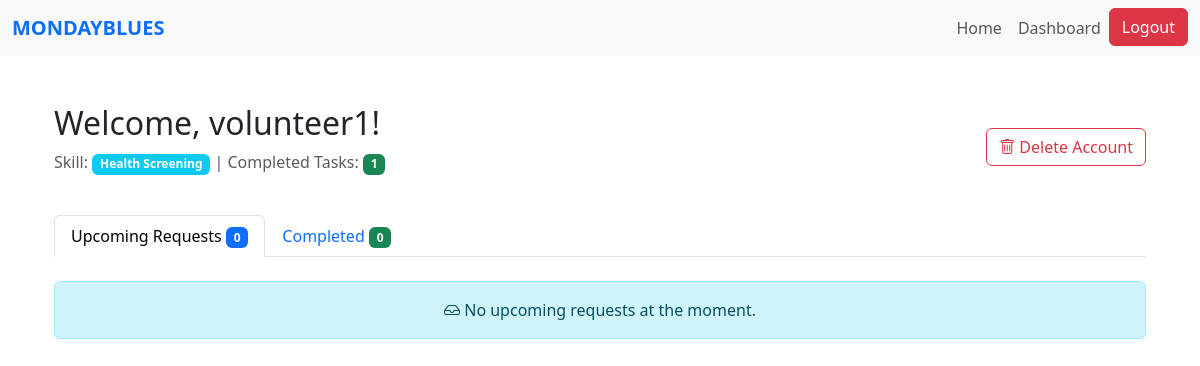
The page /volunteer/dashboard (signed in) on the database as committed earlier.
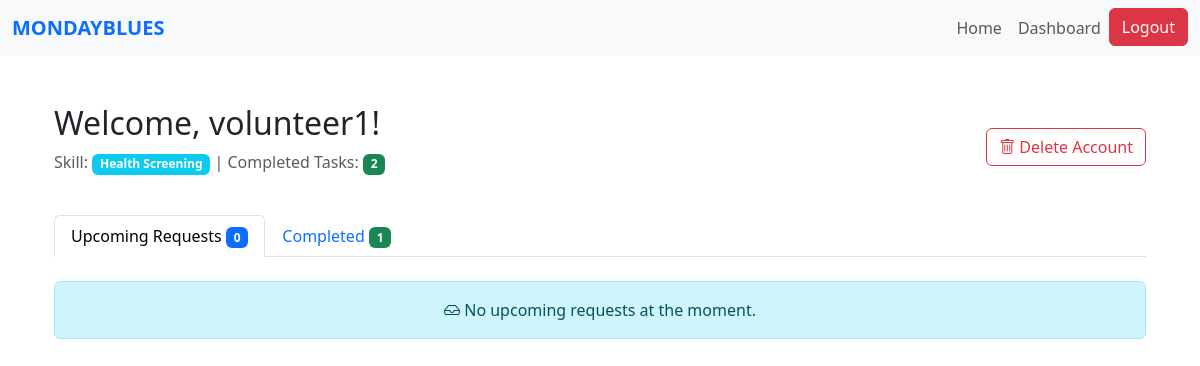
The same page on the database as committed later.
### website/models.py (models this page shows)
class Volunteer(db.Model):
    id = db.Column(db.Integer, primary_key=True)
    user_id = db.Column(db.Integer, db.ForeignKey('user.id'), unique=True, nullable=False)
    user = db.relationship('User', backref=db.backref('volunteer_profile', uselist=False))
    category_id = db.Column(db.Integer, db.ForeignKey('category.id'), nullable=True)
    category = db.relationship('Category', backref='volunteers', foreign_keys=[category_id])
    is_available = db.Column(db.Boolean, default=True)
    total_tasks_completed = db.Column(db.Integer, default=0)

### website/volunteer.py (the view)
@volunteer.route('/volunteer/dashboard')
@login_required
def volunteer_dashboard():
    if current_user.role != 'Volunteer':
        flash('Access denied. Volunteer role required.', 'danger')
        return redirect(url_for('views.home'))
    if current_user.status != 'Active':
        flash('Your account is not active. Access denied.', 'danger')
        return redirect(url_for('views.home'))
    volunteer_profile = Volunteer.query.filter_by(user_id=current_user.id).first()
    if not volunteer_profile:
        flash('Volunteer profile not found.', category='error')
        return redirect(url_for('views.home'))
    upcoming_requests = Request.query.filter(
        Request.volunteer_id == volunteer_profile.id,
        Request.status.in_(['Assigned', 'In Progress'])
).order_by(Request.date_created.desc()).all()
    completed_requests = Request.query.filter(
        Request.volunteer_id == volunteer_profile.id,
        Request.status == 'Completed'
    ).order_by(Request.date_created.desc()).all()
    reviews = Review.query.filter_by(volunteer_id=volunteer_profile.id).all()
    total_reviews = len(reviews)
    avg_rating = sum(r.rating for r in reviews) / total_reviews if total_reviews > 0 else None
    return render_template(
        'volunteer_dashboard.html',
        volunteer=volunteer_profile,
        upcoming_requests=upcoming_requests,
        completed_requests=completed_requests,
        total_reviews=total_reviews,
        avg_rating=avg_rating
    )

### website/templates/volunteer_dashboard.html (shortened to what the changed rows need)
{% extends "base.html" %}
{% block content %}
<div class="container mt-5">
    <div class="row mb-4">
        <div class="col-12">
            <div class="d-flex justify-content-between align-items-center">
                <div>
                    <h2>Welcome, {{ current_user.name }}!</h2>
                    <p class="text-muted">
                        Skill: <span class="badge bg-info">{{ volunteer.category.name if volunteer.category else 'No skill assigned' }}</span>
                        | Completed Tasks: <span class="badge bg-success">{{ volunteer.total_tasks_completed }}</span>
                    </p>
                </div>
            </div>
        </div>
    </div>
    <ul class="nav nav-tabs mb-4" role="tablist">
        <li class="nav-item" role="presentation">
            <button class="nav-link" data-bs-toggle="tab" data-bs-target="#completed" type="button">
                Completed <span class="badge bg-success">{{ completed_requests|length }}</span>
            </button>
        </li>
    </ul>
</div>
<link rel="stylesheet" href="https://cdn.jsdelivr.net/npm/bootstrap-icons@1.10.0/font/bootstrap-icons.css">
{% endblock %}

Rows that differ between the two databases and show on the page:
changed Volunteer: total_tasks_completed "1" → "2"
Other text that changed with them:
{{ completed_requests|length }}: "0" → "1"
